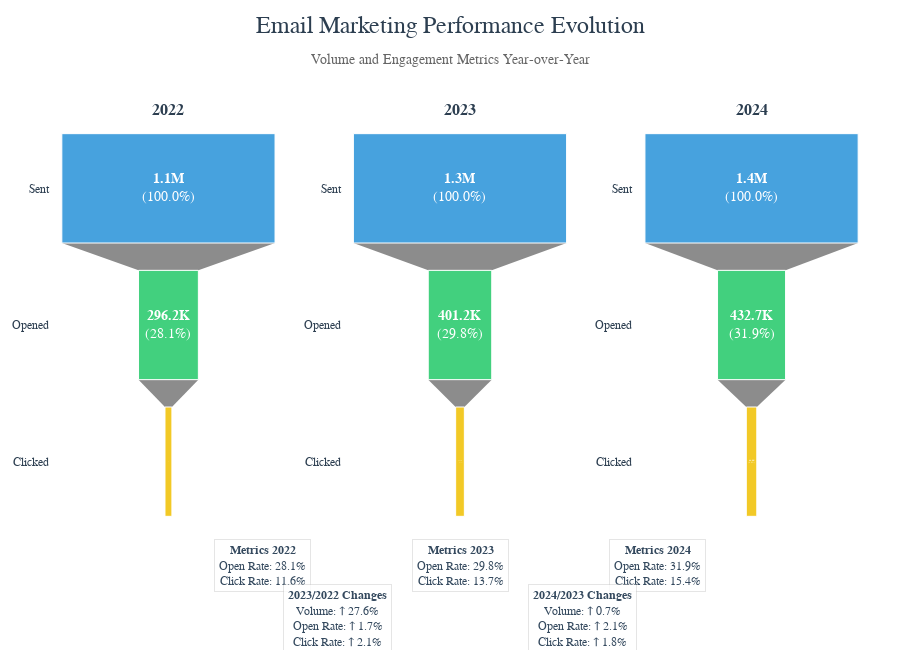

Write notebook code for a chart like this one.
### Code cell
# Function to format large numbers
def format_number(num):
    if num >= 1_000_000:
        return f'{num/1_000_000:.1f}M'
    elif num >= 1_000:
        return f'{num/1_000:.1f}K'
    return f'{num:.0f}'

def format_change(value):
    return f"{'↑' if value > 0 else '↓'} {abs(value):.1f}%"

# Read the data
df = pd.read_csv('Felipe Chaves_TakeHome Exercise - Campaign_Performance.csv', 
                 parse_dates=['date_sent'])
df['year'] = df['date_sent'].dt.year

def create_funnel_data(year_data):
    funnel_stages = [
        {'stage': 'Sent', 'count': year_data['n_sent'].sum()},
        {'stage': 'Opened', 'count': year_data['n_open'].sum()},
        {'stage': 'Clicked', 'count': year_data['n_click'].sum()}
    ]
    funnel_data = pd.DataFrame(funnel_stages)
    
    # Calculate rates
    funnel_data['total_rate'] = funnel_data['count'] / funnel_data['count'].iloc[0]
    funnel_data['step_rate'] = funnel_data['count'].pct_change(-1).fillna(0)
    
    return funnel_data

# Get unique years
years = sorted(df['year'].unique())

# Create the main figure with subplots
fig = make_subplots(
    rows=1, cols=len(years),
    subplot_titles=[f'<b>{year}</b>' for year in years],
    specs=[[{'type': 'funnel'} for _ in years]]
)

# Colors for consistent branding
colors = ['#3498DB', '#2ECC71', '#F1C40F']

# Store metrics for comparison
yearly_metrics = []

# Create funnel for each year
for idx, year in enumerate(years, 1):
    year_data = df[df['year'] == year]
    funnel_data = create_funnel_data(year_data)
    
    # Store metrics for later use
    metrics = {
        'year': year,
        'sent': funnel_data['count'].iloc[0],
        'opened': funnel_data['count'].iloc[1],
        'clicked': funnel_data['count'].iloc[2],
        'open_rate': funnel_data['total_rate'].iloc[1] * 100,
        'click_rate': (funnel_data['count'].iloc[2] / funnel_data['count'].iloc[1]) * 100,
        'overall_rate': funnel_data['total_rate'].iloc[2] * 100
    }
    yearly_metrics.append(metrics)
    
    # Add funnel trace
    fig.add_trace(
        go.Funnel(
            name=str(year),
            y=funnel_data['stage'],
            x=funnel_data['count'],
            textposition="inside",
            textinfo="value+percent initial",
            texttemplate=[
                f"<b>{format_number(funnel_data['count'].iloc[0])}</b><br>({funnel_data['total_rate'].iloc[0]:.1%})",
                f"<b>{format_number(funnel_data['count'].iloc[1])}</b><br>({funnel_data['total_rate'].iloc[1]:.1%})",
                f"<b>{format_number(funnel_data['count'].iloc[2])}</b><br>({funnel_data['total_rate'].iloc[2]:.1%})"
            ],
            textfont=dict(family="Arial", size=14, color="white"),
            opacity=0.9,
            marker={
                "color": colors,
                "line": {"width": [1, 1, 1], "color": ["white", "white", "white"]}
            }
        ),
        row=1, col=idx
    )

# Calculate year-over-year changes
yoy_changes = []
for i in range(1, len(yearly_metrics)):
    current = yearly_metrics[i]
    previous = yearly_metrics[i-1]
    
    volume_change = (current['sent'] - previous['sent']) / previous['sent'] * 100
    open_rate_change = current['open_rate'] - previous['open_rate']
    click_rate_change = current['click_rate'] - previous['click_rate']
    
    yoy_changes.append({
        'years': f"{current['year']}/{previous['year']}",
        'volume': format_change(volume_change),
        'open_rate': format_change(open_rate_change),
        'click_rate': format_change(click_rate_change)
    })

# Add metrics boxes for each year
for idx, metrics in enumerate(yearly_metrics):
    fig.add_annotation(
        x=0.2 + (idx * 0.3),
        y=-0.15,
        text=f"<b>Metrics {metrics['year']}</b><br>" + \
             f"Open Rate: {metrics['open_rate']:.1f}%<br>" + \
             f"Click Rate: {metrics['click_rate']:.1f}%",
        showarrow=False,
        font=dict(size=12, color="#34495E"),
        xref='paper',
        yref='paper',
        align='center',
        bgcolor='rgba(255,255,255,0.8)',
        bordercolor='rgba(0,0,0,0.1)',
        borderwidth=1,
        borderpad=4
    )

# Add YoY comparison boxes between years
for idx, change in enumerate(yoy_changes):
    fig.add_annotation(
        x=0.35 + (idx * 0.3),
        y=-0.3,
        text=f"<b>{change['years']} Changes</b><br>" + \
             f"Volume: {change['volume']}<br>" + \
             f"Open Rate: {change['open_rate']}<br>" + \
             f"Click Rate: {change['click_rate']}",
        showarrow=False,
        font=dict(size=12, color="#34495E"),
        xref='paper',
        yref='paper',
        align='center',
        bgcolor='rgba(255,255,255,0.8)',
        bordercolor='rgba(0,0,0,0.1)',
        borderwidth=1,
        borderpad=4
    )

# Update layout with modern styling
fig.update_layout(
    title=dict(
        text='Email Marketing Performance Evolution<br>' +
             '<span style="font-size: 14px; color: #666;">Volume and Engagement Metrics Year-over-Year</span>',
        x=0.5,
        y=0.95,
        xanchor='center',
        yanchor='top',
        font=dict(size=24, family="Arial", color="#2C3E50")
    ),
    showlegend=False,
    height=650,  # Reduced height
    width=300 * len(years),
    template='plotly_white',
    margin=dict(l=30, r=30, t=120, b=120),  # Adjusted bottom margin
    paper_bgcolor='white',
    plot_bgcolor='rgba(240,240,240,0.0)',
    font=dict(family="Arial", size=12, color="#2C3E50")
)
# Show the figure
fig.show() 

# Print concise summary with data validation
print("\nEmail Marketing Performance Summary")
print("=" * 40)

for metrics in yearly_metrics:
    print(f"\n{metrics['year']} Performance:")
    print(f"Volume: {format_number(metrics['sent'])} emails sent")
    print(f"Opened: {format_number(metrics['opened'])} ({metrics['open_rate']:.1f}%)")
    print(f"Clicked: {format_number(metrics['clicked'])} ({metrics['click_rate']:.1f}%)")
    print(f"Overall Conversion: {metrics['overall_rate']:.1f}%")

print("\nYear-over-Year Changes")
print("=" * 40)
for change in yoy_changes:
    print(f"\n{change['years']}:")
    print(f"Volume: {change['volume']}")
    print(f"Open Rate: {change['open_rate']}")
    print(f"Click Rate: {change['click_rate']}")

### Figure 1 — Plotly figure (JSON) as saved in the notebook; plotly's stock layout.template omitted (floating-point values rounded to 4 significant figures)
{"data": [{"marker": {"color": ["#3498DB", "#2ECC71", "#F1C40F"], "line": {"color": ["white", "white", "white"], "width": [1, 1, 1]}}, "name": "2022", "opacity": 0.9, "textfont": {"color": "white", "family": "Arial", "size": 14}, "textinfo": "value+percent initial", "textposition": "inside", "texttemplate": ["<b>1.1M</b><br>(100.0%)", "<b>296.2K</b><br>(28.1%)", "<b>34.4K</b><br>(3.3%)"], "type": "funnel", "x": [1055205, 296181, 34417], "xaxis": "x", "y": ["Sent", "Opened", "Clicked"], "yaxis": "y"}, {"marker": {"color": ["#3498DB", "#2ECC71", "#F1C40F"], "line": {"color": ["white", "white", "white"], "width": [1, 1, 1]}}, "name": "2023", "opacity": 0.9, "textfont": {"color": "white", "family": "Arial", "size": 14}, "textinfo": "value+percent initial", "textposition": "inside", "texttemplate": ["<b>1.3M</b><br>(100.0%)", "<b>401.2K</b><br>(29.8%)", "<b>54.9K</b><br>(4.1%)"], "type": "funnel", "x": [1346908, 401160, 54881], "xaxis": "x2", "y": ["Sent", "Opened", "Clicked"], "yaxis": "y2"}, {"marker": {"color": ["#3498DB", "#2ECC71", "#F1C40F"], "line": {"color": ["white", "white", "white"], "width": [1, 1, 1]}}, "name": "2024", "opacity": 0.9, "textfont": {"color": "white", "family": "Arial", "size": 14}, "textinfo": "value+percent initial", "textposition": "inside", "texttemplate": ["<b>1.4M</b><br>(100.0%)", "<b>432.7K</b><br>(31.9%)", "<b>66.8K</b><br>(4.9%)"], "type": "funnel", "x": [1356141, 432703, 66833], "xaxis": "x3", "y": ["Sent", "Opened", "Clicked"], "yaxis": "y3"}], "layout": {"annotations": [{"font": {"size": 16}, "showarrow": false, "text": "<b>2022</b>", "x": 0.1444, "xanchor": "center", "xref": "paper", "y": 1, "yanchor": "bottom", "yref": "paper"}, {"font": {"size": 16}, "showarrow": false, "text": "<b>2023</b>", "x": 0.5, "xanchor": "center", "xref": "paper", "y": 1, "yanchor": "bottom", "yref": "paper"}, {"font": {"size": 16}, "showarrow": false, "text": "<b>2024</b>", "x": 0.8556, "xanchor": "center", "xref": "paper", "y": 1, "yanchor": "bottom", "yref": "paper"}, {"align": "center", "bgcolor": "rgba(255,255,255,0.8)", "bordercolor": "rgba(0,0,0,0.1)", "borderpad": 4, "borderwidth": 1, "font": {"color": "#34495E", "size": 12}, "showarrow": false, "text": "<b>Metrics 2022</b><br>Open Rate: 28.1%<br>Click Rate: 11.6%", "x": 0.2, "xref": "paper", "y": -0.15, "yref": "paper"}, {"align": "center", "bgcolor": "rgba(255,255,255,0.8)", "bordercolor": "rgba(0,0,0,0.1)", "borderpad": 4, "borderwidth": 1, "font": {"color": "#34495E", "size": 12}, "showarrow": false, "text": "<b>Metrics 2023</b><br>Open Rate: 29.8%<br>Click Rate: 13.7%", "x": 0.5, "xref": "paper", "y": -0.15, "yref": "paper"}, {"align": "center", "bgcolor": "rgba(255,255,255,0.8)", "bordercolor": "rgba(0,0,0,0.1)", "borderpad": 4, "borderwidth": 1, "font": {"color": "#34495E", "size": 12}, "showarrow": false, "text": "<b>Metrics 2024</b><br>Open Rate: 31.9%<br>Click Rate: 15.4%", "x": 0.8, "xref": "paper", "y": -0.15, "yref": "paper"}, {"align": "center", "bgcolor": "rgba(255,255,255,0.8)", "bordercolor": "rgba(0,0,0,0.1)", "borderpad": 4, "borderwidth": 1, "font": {"color": "#34495E", "size": 12}, "showarrow": false, "text": "<b>2023/2022 Changes</b><br>Volume: ↑ 27.6%<br>Open Rate: ↑ 1.7%<br>Click Rate: ↑ 2.1%", "x": 0.35, "xref": "paper", "y": -0.3, "yref": "paper"}, {"align": "center", "bgcolor": "rgba(255,255,255,0.8)", "bordercolor": "rgba(0,0,0,0.1)", "borderpad": 4, "borderwidth": 1, "font": {"color": "#34495E", "size": 12}, "showarrow": false, "text": "<b>2024/2023 Changes</b><br>Volume: ↑ 0.7%<br>Open Rate: ↑ 2.1%<br>Click Rate: ↑ 1.8%", "x": 0.65, "xref": "paper", "y": -0.3, "yref": "paper"}], "font": {"color": "#2C3E50", "family": "Arial", "size": 12}, "height": 650, "margin": {"b": 120, "l": 30, "r": 30, "t": 120}, "paper_bgcolor": "white", "plot_bgcolor": "rgba(240,240,240,0.0)", "showlegend": false, "title": {"font": {"color": "#2C3E50", "family": "Arial", "size": 24}, "text": "Email Marketing Performance Evolution<br><span style=\"font-size: 14px; color: #666;\">Volume and Engagement Metrics Year-over-Year</span>", "x": 0.5, "xanchor": "center", "y": 0.95, "yanchor": "top"}, "width": 900, "xaxis": {"anchor": "y", "domain": [0, 0.2889]}, "xaxis2": {"anchor": "y2", "domain": [0.3556, 0.6444]}, "xaxis3": {"anchor": "y3", "domain": [0.7111, 1]}, "yaxis": {"anchor": "x", "domain": [0, 1]}, "yaxis2": {"anchor": "x2", "domain": [0, 1]}, "yaxis3": {"anchor": "x3", "domain": [0, 1]}}}
